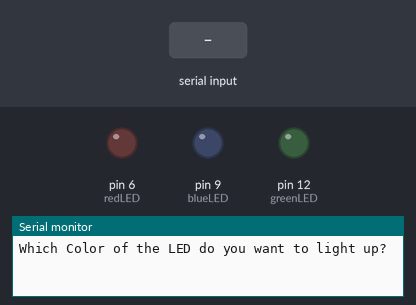
Simulated run of this sketch. Board: Arduino Uno, built with avr-gcc and run on an emulated ATmega328P. Shown: output pins drawn as LEDs (lit = HIGH), the last lines printed to the serial monitor. The test bench sets the inputs (shaded band).

Above: at 1.2 s.
1.3 s: "red" received over Serial
At 3.1 s:
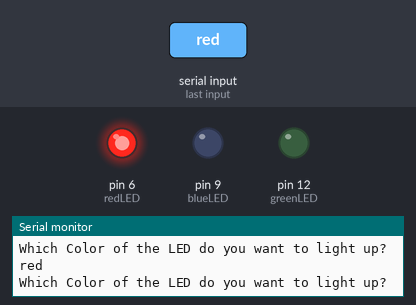
3.8 s: "blue" received over Serial
At 6.0 s:
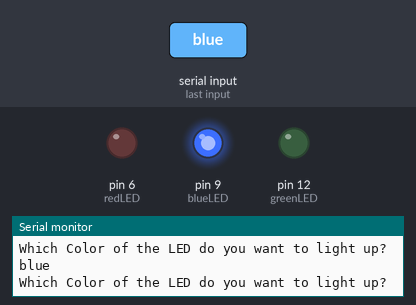
6.3 s: "green" received over Serial
At 8.1 s:
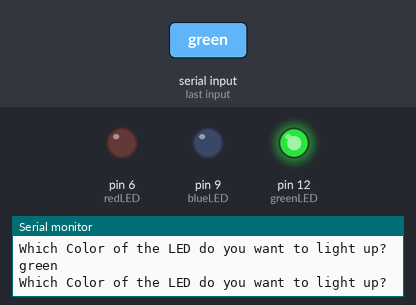
Timing chart, 0 to 9.6 s (numbered marks = the images above; inputs shaded):
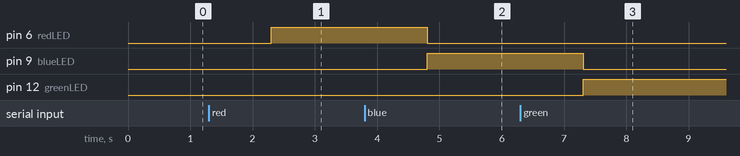

The sketch:

Main.ino
```cpp
/*
 * The lame ask name program
 * every coding language has
 */

String LEDColor;
String message = "Which Color of the LED do you want to light up? ";
String errorMessage = "Input not recognized, please only enter \"red\", \"blue\" or \"green\".";

int redLED = 6;
int blueLED = 9;
int greenLED = 12;

int delayTime = 500;


void setup() {

  Serial.begin ( 9600 );

  pinMode ( redLED, OUTPUT );
  pinMode ( blueLED, OUTPUT );
  pinMode ( greenLED, OUTPUT );

}

void loop() {

  Serial.println ( message );

  while ( Serial.available() == 0 ) {}
  LEDColor = Serial.readString();
  LEDColor.toLowerCase();

  Serial.println ( LEDColor );

  if ( LEDColor == "red" ) {

    turnOnLED ( redLED );

  }

  else if ( LEDColor == "blue" ) {

    turnOnLED ( blueLED );

  }

  else if ( LEDColor == "green" ) {

    turnOnLED ( greenLED );

  }

  else {

    Serial.println ( errorMessage );

  }


}

void turnOnLED ( int LEDcolor ) {

  digitalWrite ( redLED, LOW );
  digitalWrite ( blueLED, LOW );
  digitalWrite ( greenLED, LOW );

  digitalWrite ( LEDcolor, HIGH );

}
```

Measured:
- after the input at 1.3 s, pin 6 (redLED): LOW → HIGH after 1.0 s
- after the input at 3.8 s, pin 6 (redLED): HIGH → LOW after 1.0 s; pin 9 (blueLED): LOW → HIGH after 1.0 s
- after the input at 6.3 s, pin 9 (blueLED): HIGH → LOW after 1.0 s; pin 12 (greenLED): LOW → HIGH after 1.0 s
